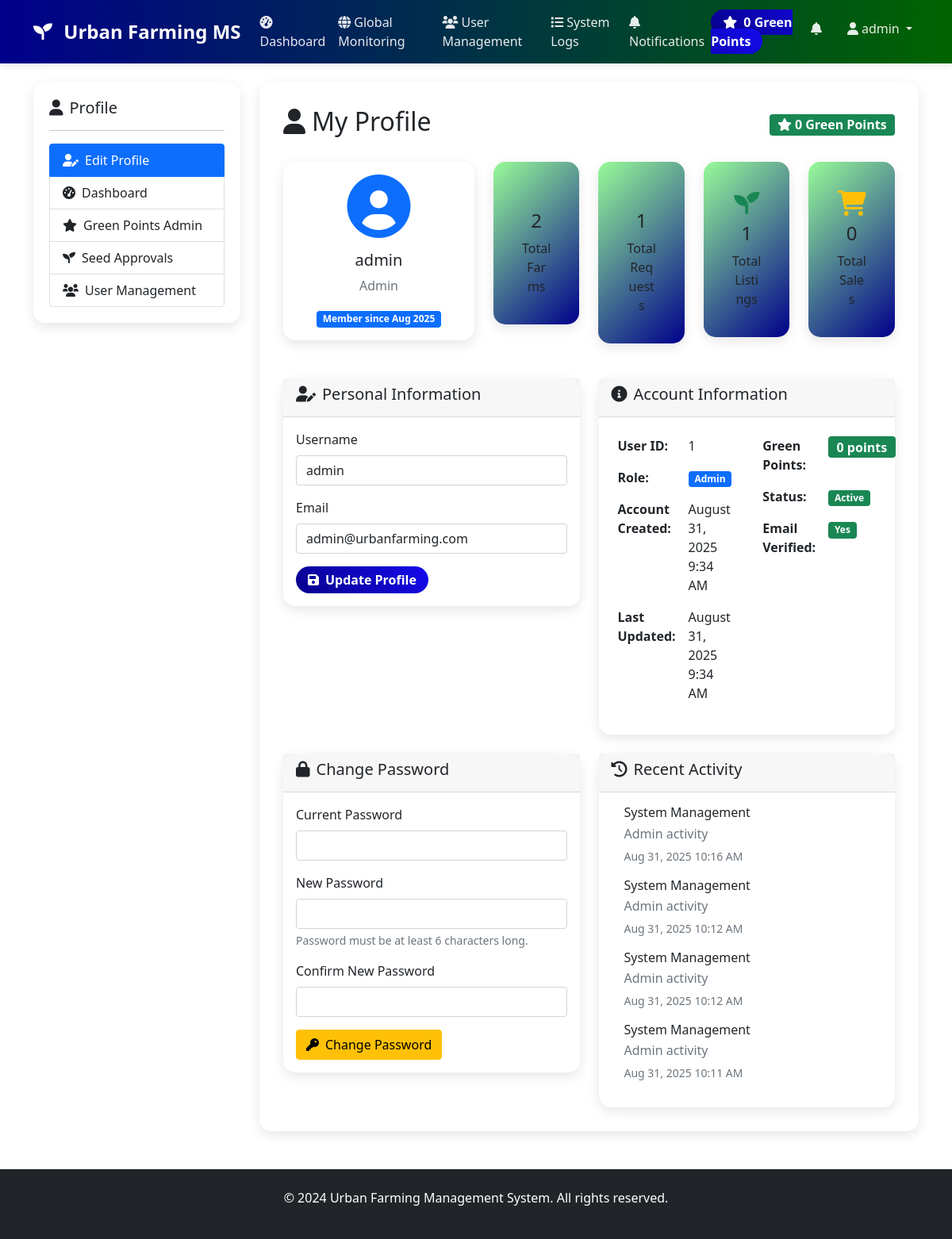
The app's page /profile.php (signed in) with its own data.
### tables this page shows
CREATE TABLE `users` (
  `id` int(11) NOT NULL,
  `username` varchar(50) NOT NULL,
  `email` varchar(100) NOT NULL,
  `password_hash` varchar(255) NOT NULL,
  `role` enum('farmer','planner','admin') NOT NULL,
  `green_points` int(11) DEFAULT 0,
  `created_at` timestamp NOT NULL DEFAULT current_timestamp(),
  `updated_at` timestamp NOT NULL DEFAULT current_timestamp() ON UPDATE current_timestamp()
);

CREATE TABLE `system_logs` (
  `id` int(11) NOT NULL,
  `user_id` int(11) DEFAULT NULL,
  `action` varchar(100) NOT NULL,
  `details` text DEFAULT NULL,
  `ip_address` varchar(45) DEFAULT NULL,
  `created_at` timestamp NOT NULL DEFAULT current_timestamp()
);

### profile.php (the view, shortened to what the rows shown need)
<?php
$user_role = $_SESSION['role'];
$database = new Database();
$db = $database->getConnection();
$user_id = $_SESSION['user_id'];
$profile_query = "SELECT * FROM users WHERE id = ?";
$profile_stmt = $db->prepare($profile_query);
$profile_stmt->execute([$user_id]);
$user_profile = $profile_stmt->fetch(PDO::FETCH_ASSOC);
$recent_activity = [];
if ($user_role == 'farmer') {
    $recent_activity_query = "
        (SELECT 'farm_created' as type, name as title, created_at, 'Created new farm' as description
         FROM farms WHERE farmer_id = ? ORDER BY created_at DESC LIMIT 3)
        UNION ALL
        (SELECT 'drone_request' as type, purpose as title, created_at, 'Requested drone service' as description
         FROM drone_requests WHERE farmer_id = ? ORDER BY created_at DESC LIMIT 3)
        UNION ALL
        (SELECT 'seed_listing' as type, seed_type as title, created_at, 'Listed seeds for sale' as description
         FROM seed_listings WHERE seller_id = ? ORDER BY created_at DESC LIMIT 3)
        ORDER BY created_at DESC LIMIT 5";
    $activity_stmt = $db->prepare($recent_activity_query);
    $activity_stmt->execute([$user_id, $user_id, $user_id]);
    $recent_activity = $activity_stmt->fetchAll(PDO::FETCH_ASSOC);
} elseif ($user_role == 'admin') {
    $recent_activity_query = "
        (SELECT 'system_admin' as type, 'System Management' as title, created_at, 'Admin activity' as description
         FROM system_logs WHERE user_id = ? ORDER BY created_at DESC LIMIT 5)";
    $activity_stmt = $db->prepare($recent_activity_query);
    $activity_stmt->execute([$user_id]);
    $recent_activity = $activity_stmt->fetchAll(PDO::FETCH_ASSOC);
}
include 'includes/header.php';
?>
<div class="row">
    <div class="col-md-9">
        <div class="main-content">
            <div class="d-flex justify-content-between align-items-center mb-4">
                <h2><i class="fas fa-user me-2"></i>My Profile</h2>
                <div>
                    <span class="badge bg-success fs-6">
                        <i class="fas fa-star me-1"></i><?php echo $user_profile['green_points']; ?> Green Points
                    </span>
                </div>
            </div>
            <div class="row mb-4">
                <div class="col-md-4">
                    <div class="card text-center">
                        <div class="card-body">
                            <div class="mb-3">
                                <i class="fas fa-user-circle fa-5x text-primary"></i>
                            </div>
                                                         <h5 class="card-title"><?php echo htmlspecialchars($user_profile['username']); ?></h5>
                            <p class="card-text text-muted"><?php echo ucfirst($user_profile['role']); ?></p>
                            <div class="mt-3">
                                <span class="badge bg-primary">Member since <?php echo date('M Y', strtotime($user_profile['created_at'])); ?></span>
                            </div>
                        </div>
                    </div>
                </div>
            </div>
             <div class="row">
                 <div class="col-md-6">
                     <div class="card">
                         <div class="card-body">
                             <form method="POST">
                                 <div class="mb-3">
                                     <label for="username" class="form-label">Username</label>
                                     <input type="text" class="form-control" id="username" name="username"
                                            value="<?php echo htmlspecialchars($user_profile['username']); ?>" required>
                                 </div>
                                 <div class="mb-3">
                                     <label for="email" class="form-label">Email</label>
                                     <input type="email" class="form-control" id="email" name="email"
                                            value="<?php echo htmlspecialchars($user_profile['email']); ?>" required>
                                 </div>
                             </form>
                         </div>
                     </div>
                 </div>
                 <div class="col-md-6">
                     <div class="card">
                         <div class="card-body">
                             <div class="row">
                                 <div class="col-md-6">
                                     <table class="table table-borderless">
                                         <tr>
                                             <td><strong>User ID:</strong></td>
                                             <td><?php echo $user_profile['id']; ?></td>
                                         </tr>
                                         <tr>
                                             <td><span class="badge bg-primary"><?php echo ucfirst($user_profile['role']); ?></span></td>
                                         </tr>
                                         <tr>
                                             <td><strong>Account Created:</strong></td>
                                             <td><?php echo date('F j, Y g:i A', strtotime($user_profile['created_at'])); ?></td>
                                         </tr>
                                         <tr>
                                             <td><strong>Last Updated:</strong></td>
                                             <td><?php echo $user_profile['updated_at'] ? date('F j, Y g:i A', strtotime($user_profile['updated_at'])) : 'Never'; ?></td>
                                         </tr>
                                     </table>
                                 </div>
                                 <div class="col-md-6">
                                     <table class="table table-borderless">
                                         <tr>
                                             <td><span class="badge bg-success fs-6"><?php echo $user_profile['green_points']; ?> points</span></td>
                                         </tr>
                                     </table>
                                 </div>
                             </div>
                         </div>
                     </div>
                 </div>
             </div>
            <div class="row mt-4">
                <div class="col-md-6">
                    <div class="card">
                        <div class="card-body">
                            <?php if(empty($recent_activity)): ?>
                                <p class="text-muted">No recent activity.</p>
                            <?php else: ?>
                                <?php foreach($recent_activity as $activity): ?>
                                    <div class="d-flex align-items-center mb-3">
                                        <div class="flex-grow-1 ms-3">
                                            <h6 class="mb-1"><?php echo htmlspecialchars($activity['title']); ?></h6>
                                            <p class="mb-1 text-muted"><?php echo $activity['description']; ?></p>
                                            <small class="text-muted"><?php echo date('M j, Y g:i A', strtotime($activity['created_at'])); ?></small>
                                        </div>
                                    </div>
                                <?php endforeach; ?>
                            <?php endif; ?>
                        </div>
                    </div>
                </div>
            </div>
        </div>
    </div>
</div>
<?php include 'includes/footer.php'; ?>

### records on screen
users: green_points "0", username "admin", role "Admin", created_at "Aug 2025", email "admin@urbanfarming.com", id "1", created_at "August 31, 2025 9:34 AM", updated_at "August 31, 2025 9:34 AM"
system_logs: title "System Management", description "Admin activity", created_at "Aug 31, 2025 10:16 AM"
system_logs: title "System Management", description "Admin activity", created_at "Aug 31, 2025 10:12 AM"
system_logs: title "System Management", description "Admin activity", created_at "Aug 31, 2025 10:12 AM"
system_logs: title "System Management", description "Admin activity", created_at "Aug 31, 2025 10:11 AM"

### other values on screen
$_SESSION['green_points'] "0"
$_SESSION['username'] "admin"
$user_stats['total_farms'] "2"
$user_stats['total_drone_requests'] "1"
$user_stats['total_listings'] "1"
$user_stats['total_purchases'] "0"
